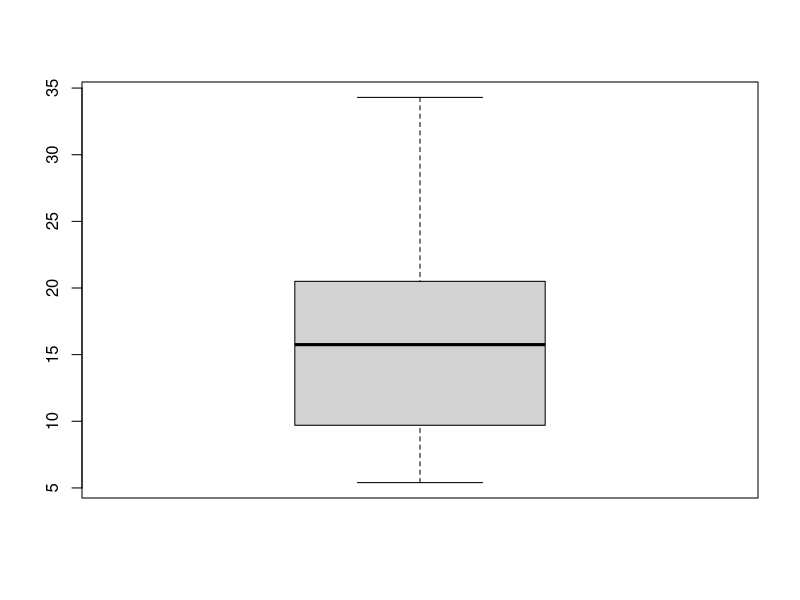
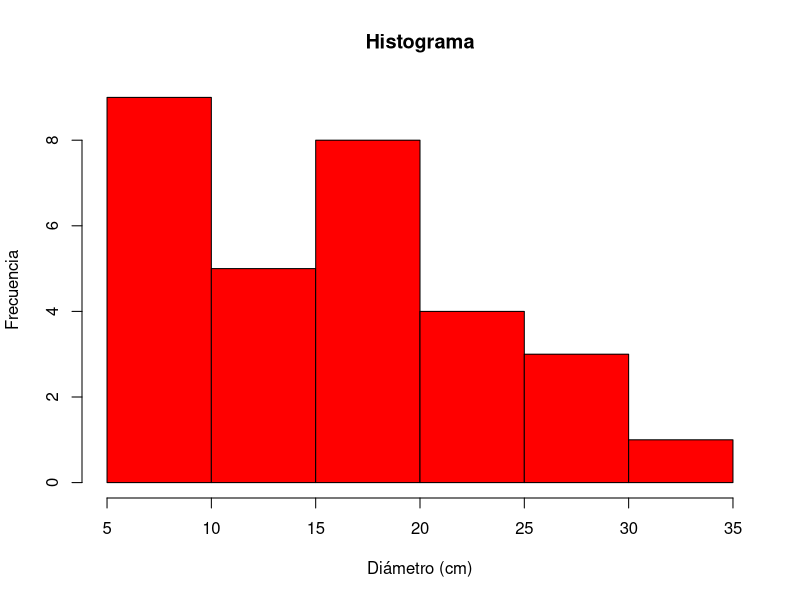
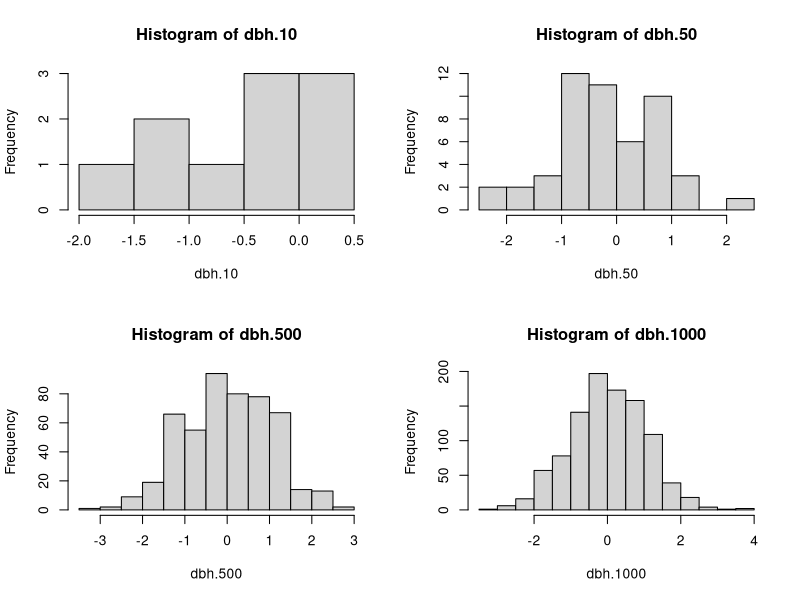

These figures' R source, in order:
# Marco A González
# 06/08/2019
# Clase 1


# Importar datos ----------------------------------------------------------

dbh <- c(16.5, 25.3, 22.1, 17.2, 16.1, 8.1, 34.3, 5.4, 5.7, 11.2, 24.1, 
         14.5, 7.7, 15.6, 15.9, 10, 17.5, 20.5, 7.8, 27.3, 9.7, 6.5, 
         23.4, 8.2, 28.5, 10.4, 11.5, 14.3, 17.2, 16.8)
dbh
length(dbh)

sum(dbh)/length(dbh)
mean(dbh)
median(dbh)

fivenum(dbh)
boxplot(dbh)
range(dbh)


stem(dbh)

hist(dbh, main = "Histograma",
     col="red",
     xlab= "Diámetro (cm)",
     ylab = "Frecuencia")


moda=function(x)
{
  #Función que encuentra la moda de un vector x
  m1 <- sort(table(x),decreasing=T)
  moda <- names(m1[m1==m1[1]])
  moda <- as.numeric(moda)
  return(moda)
}

moda(dbh)

quantile(dbh, 0.25)
quantile(dbh, 0.5)
quantile(dbh, 0.75)
quantile( dbh, 1)

fivenum(dbh)


par(mfrow=c(2,2))
set.seed(10)
dbh.10 <- rnorm(10)
hist(dbh.10)
dbh.50 <- rnorm(50)
hist(dbh.50)
dbh.500 <- rnorm(500)
hist(dbh.500)
dbh.1000 <- rnorm(1000)
hist(dbh.1000)


# Probar normalidad de datos

shapiro.test(dbh)

